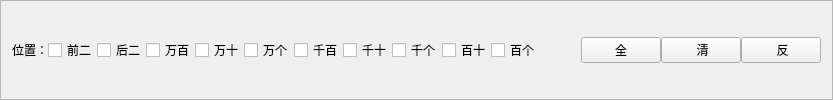
        <widget class="QFrame" name="frameTwoStartZ">
         <property name="frameShape">
          <enum>QFrame::StyledPanel</enum>
         </property>
         <property name="frameShadow">
          <enum>QFrame::Raised</enum>
         </property>
         <layout class="QVBoxLayout" name="verticalLayout">
          <item>
           <layout class="QHBoxLayout" name="horizontalLayout_5">
            <property name="spacing">
             <number>0</number>
            </property>
            <item>
             <layout class="QHBoxLayout" name="horizontalLayout">
              <property name="spacing">
               <number>0</number>
              </property>
              <item>
               <widget class="QLabel" name="label">
                <property name="text">
                 <string>位置：</string>
                </property>
               </widget>
              </item>
              <item>
               <widget class="QCheckBox" name="checkBox">
                <property name="text">
                 <string>前二</string>
                </property>
               </widget>
              </item>
              <item>
               <widget class="QCheckBox" name="checkBox_2">
                <property name="text">
                 <string>后二</string>
                </property>
               </widget>
              </item>
              <item>
               <widget class="QCheckBox" name="checkBox_3">
                <property name="text">
                 <string>万百</string>
                </property>
               </widget>
              </item>
              <item>
               <widget class="QCheckBox" name="checkBox_5">
                <property name="text">
                 <string>万十</string>
                </property>
               </widget>
              </item>
              <item>
               <widget class="QCheckBox" name="checkBox_6">
                <property name="text">
                 <string>万个</string>
                </property>
               </widget>
              </item>
              <item>
               <widget class="QCheckBox" name="checkBox_4">
                <property name="text">
                 <string>千百</string>
                </property>
               </widget>
              </item>
              <item>
               <widget class="QCheckBox" name="checkBox_7">
                <property name="text">
                 <string>千十</string>
                </property>
               </widget>
              </item>
              <item>
               <widget class="QCheckBox" name="checkBox_8">
                <property name="text">
                 <string>千个</string>
                </property>
               </widget>
              </item>
              <item>
               <widget class="QCheckBox" name="checkBox_9">
                <property name="text">
                 <string>百十</string>
                </property>
               </widget>
              </item>
              <item>
               <widget class="QCheckBox" name="checkBox_10">
                <property name="text">
                 <string>百个</string>
                </property>
               </widget>
              </item>
             </layout>
            </item>
            <item>
             <spacer name="horizontalSpacer">
              <property name="orientation">
               <enum>Qt::Horizontal</enum>
              </property>
              <property name="sizeHint" stdset="0">
               <size>
                <width>40</width>
                <height>20</height>
               </size>
              </property>
             </spacer>
            </item>
            <item>
             <widget class="QPushButton" name="pushButton_8">
              <property name="text">
               <string>全</string>
              </property>
             </widget>
            </item>
            <item>
             <widget class="QPushButton" name="pushButton_7">
              <property name="text">
               <string> 清</string>
              </property>
             </widget>
            </item>
            <item>
             <widget class="QPushButton" name="pushButton_9">
              <property name="text">
               <string> 反</string>
              </property>
             </widget>
            </item>
           </layout>
          </item>
         </layout>
        </widget>
